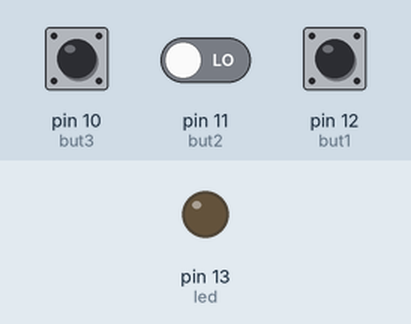
This sketch was run on a simulated Arduino Uno, built with avr-gcc and run on an emulated ATmega328P. On the bench: output pins drawn as LEDs (lit = HIGH). Dashed ring = blinking. Inputs (shaded band) come from the test bench; at power-on: pin 10 (but3) LOW, pin 12 (but1) LOW, pin 11 (but2) LOW.

Above: at 1.2 s.
1.3 s: pin 10 (but3) pulled HIGH for 1 s
At 1.55 s:
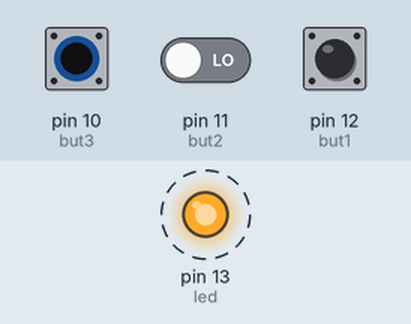
4.3 s: pin 10 (but3) pulled HIGH for 3.2 s
At 7.8 s:
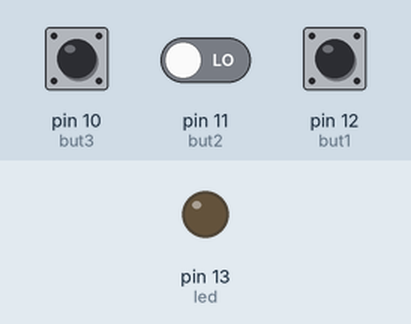
9.0 s: pin 12 (but1) pulled HIGH for 0.15 s
At 10.2 s:
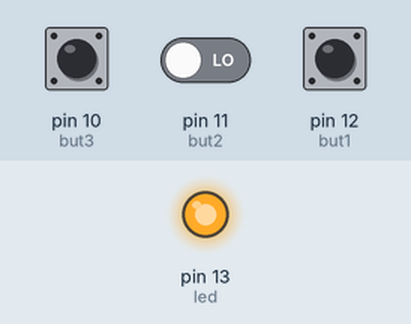
10.6 s: pin 11 (but2) driven HIGH and pin 12 (but1) driven HIGH
At 11.7 s:
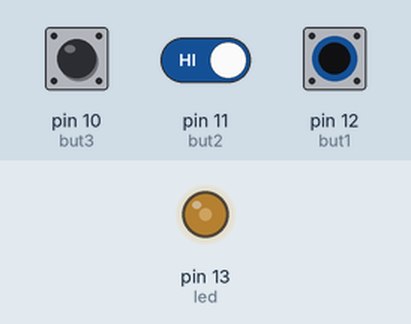
12.1 s: pin 11 (but2) driven LOW
At 13.6 s:
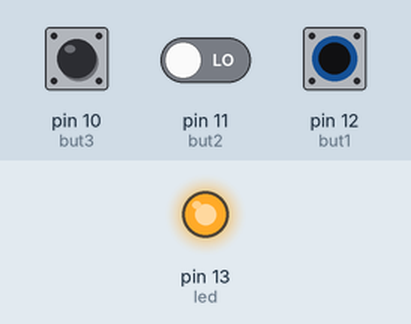
Timing chart, 0 to 14.6 s (numbered marks = the images above; inputs shaded):
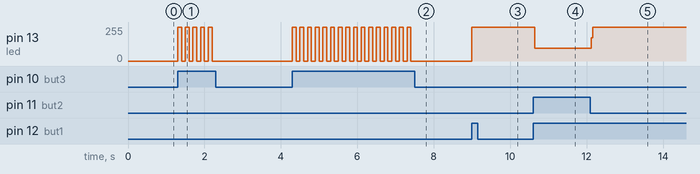

The sketch:

6346957582761984-task1.ino
```cpp
int led = 13;
int but1 = 12;
int but2 = 11;
int but3 = 10;
int readBut = 0;

void setup() {
  pinMode(led,OUTPUT);
  pinMode(but1,INPUT);
  pinMode(but2,INPUT);
  pinMode(but3,INPUT);

}

void loop() {
  if (digitalRead(but1) == 1) {
    digitalWrite (led,1);
  }
  if (digitalRead(but2) == 1) {
    digitalWrite (led,0);
  }
  if (digitalRead(but3) == 1) {
    digitalWrite (led,1);
    delay (100);
    digitalWrite (led,0);
    delay (100);
  }
}
```

Measured:
- after the input at 1.3 s, pin 13 (led): alternates 255/255 for 0.10 s and 0/255 for 0.10 s, 10 changes in all, then stays 0/255, starting at once
- after the input at 4.3 s, pin 13 (led): alternates 255/255 for 0.10 s and 0/255 for 0.10 s, 32 changes in all, then stays 0/255, starting at once
- after the input at 9.0 s, pin 13 (led): 0/255 → 255/255 at once
- after the input at 10.6 s, pin 13 (led): 255/255 → 94/255 at once
- after the input at 12.1 s, pin 13 (led): 94/255 → 255/255 at once
